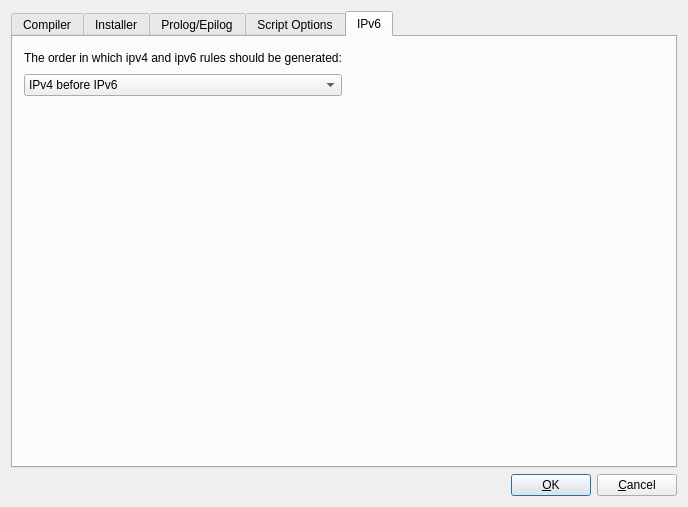
<?xml version="1.0" encoding="UTF-8"?>
<ui version="4.0">
 <class>ipfwAdvancedDialog_q</class>
 <widget class="QDialog" name="ipfwAdvancedDialog_q">
  <property name="geometry">
   <rect>
    <x>0</x>
    <y>0</y>
    <width>688</width>
    <height>507</height>
   </rect>
  </property>
  <property name="windowTitle">
   <string>ipfw: advanced settings</string>
  </property>
  <property name="sizeGripEnabled">
   <bool>false</bool>
  </property>
  <layout class="QGridLayout">
   <property name="margin">
    <number>11</number>
   </property>
   <item row="1" column="0">
    <layout class="QHBoxLayout">
     <item>
      <spacer>
       <property name="orientation">
        <enum>Qt::Horizontal</enum>
       </property>
       <property name="sizeType">
        <enum>QSizePolicy::Expanding</enum>
       </property>
       <property name="sizeHint" stdset="0">
        <size>
         <width>20</width>
         <height>20</height>
        </size>
       </property>
      </spacer>
     </item>
     <item>
      <widget class="QPushButton" name="buttonOk">
       <property name="text">
        <string>&amp;OK</string>
       </property>
       <property name="shortcut">
        <string/>
       </property>
       <property name="autoDefault">
        <bool>true</bool>
       </property>
       <property name="default">
        <bool>true</bool>
       </property>
      </widget>
     </item>
     <item>
      <widget class="QPushButton" name="buttonCancel">
       <property name="text">
        <string>&amp;Cancel</string>
       </property>
       <property name="shortcut">
        <string/>
       </property>
       <property name="autoDefault">
        <bool>true</bool>
       </property>
      </widget>
     </item>
    </layout>
   </item>
   <item row="0" column="0">
    <widget class="QTabWidget" name="tabWidget">
     <property name="currentIndex">
      <number>4</number>
     </property>
     <widget class="QWidget" name="tab">
      <attribute name="title">
       <string>Compiler</string>
      </attribute>
      <layout class="QGridLayout" name="gridLayout_4">
       <item row="0" column="0" colspan="2">
        <widget class="QLabel" name="compilerLabel">
         <property name="text">
          <string>Compiler:</string>
         </property>
         <property name="alignment">
          <set>Qt::AlignRight|Qt::AlignTrailing|Qt::AlignVCenter</set>
         </property>
         <property name="wordWrap">
          <bool>false</bool>
         </property>
        </widget>
       </item>
       <item row="0" column="2" colspan="2">
        <widget class="QLineEdit" name="compiler">
         <property name="maximumSize">
          <size>
           <width>32767</width>
           <height>32767</height>
          </size>
         </property>
        </widget>
       </item>
       <item row="1" column="0" colspan="2">
        <widget class="QLabel" name="compilerArgsLabel">
         <property name="sizePolicy">
          <sizepolicy hsizetype="Expanding" vsizetype="Preferred">
           <horstretch>0</horstretch>
           <verstretch>0</verstretch>
          </sizepolicy>
         </property>
         <property name="text">
          <string>Command line options for the compiler:</string>
         </property>
         <property name="alignment">
          <set>Qt::AlignRight|Qt::AlignTrailing|Qt::AlignVCenter</set>
         </property>
         <property name="wordWrap">
          <bool>false</bool>
         </property>
        </widget>
       </item>
       <item row="1" column="2" colspan="2">
        <widget class="QLineEdit" name="compilerArgs">
         <property name="maximumSize">
          <size>
           <width>32767</width>
           <height>32767</height>
          </size>
         </property>
        </widget>
       </item>
       <item row="2" column="0" colspan="4">
        <widget class="QLabel" name="textLabel1_5">
         <property name="sizePolicy">
          <sizepolicy hsizetype="Expanding" vsizetype="Preferred">
           <horstretch>0</horstretch>
           <verstretch>0</verstretch>
          </sizepolicy>
         </property>
         <property name="text">
          <string>Output file name (if left blank, the file name is constructed of the firewall object name and extension &quot;.fw&quot;)</string>
         </property>
         <property name="alignment">
          <set>Qt::AlignVCenter</set>
         </property>
         <property name="wordWrap">
          <bool>true</bool>
         </property>
        </widget>
       </item>
       <item row="3" column="2" colspan="2">
        <widget class="QLineEdit" name="outputFileName">
         <property name="maximumSize">
          <size>
           <width>32767</width>
           <height>32767</height>
          </size>
         </property>
        </widget>
       </item>
       <item row="4" column="0" colspan="4">
        <widget class="QLabel" name="label_4">
         <property name="text">
          <string>Generated script can be copied to the firewall machine under different name. If this field is left blank, the file name does not change.</string>
         </property>
         <property name="wordWrap">
          <bool>true</bool>
         </property>
        </widget>
       </item>
       <item row="5" column="0" colspan="2">
        <widget class="QLabel" name="label_3">
         <property name="text">
          <string>Script name on the firewall</string>
         </property>
        </widget>
       </item>
       <item row="5" column="2" colspan="2">
        <widget class="QLineEdit" name="fileNameOnFw">
         <property name="maximumSize">
          <size>
           <width>32767</width>
           <height>22</height>
          </size>
         </property>
        </widget>
       </item>
       <item row="6" column="1">
        <spacer>
         <property name="orientation">
          <enum>Qt::Vertical</enum>
         </property>
         <property name="sizeType">
          <enum>QSizePolicy::Fixed</enum>
         </property>
         <property name="sizeHint" stdset="0">
          <size>
           <width>20</width>
           <height>20</height>
          </size>
         </property>
        </spacer>
       </item>
       <item row="7" column="0" rowspan="2">
        <spacer>
         <property name="orientation">
          <enum>Qt::Horizontal</enum>
         </property>
         <property name="sizeType">
          <enum>QSizePolicy::Fixed</enum>
         </property>
         <property name="sizeHint" stdset="0">
          <size>
           <width>40</width>
           <height>30</height>
          </size>
         </property>
        </spacer>
       </item>
       <item row="7" column="1" colspan="3">
        <widget class="QCheckBox" name="ipfw_add_check_state_rule">
         <property name="sizePolicy">
          <sizepolicy hsizetype="Minimum" vsizetype="Fixed">
           <horstretch>0</horstretch>
           <verstretch>0</verstretch>
          </sizepolicy>
         </property>
         <property name="text">
          <string>Add rule to accept packets matching dynamic rules created for
known sessions on top of the policy (action 'check-state')</string>
         </property>
        </widget>
       </item>
       <item row="8" column="1" colspan="3">
        <widget class="QCheckBox" name="ipfw_check_shadowing">
         <property name="sizePolicy">
          <sizepolicy hsizetype="Expanding" vsizetype="Fixed">
           <horstretch>0</horstretch>
           <verstretch>0</verstretch>
          </sizepolicy>
         </property>
         <property name="toolTip">
          <string>Shadowing happens because a rule is a superset of a subsequent rule and any packets potentially matched by the subsequent rule have already been matched by the prior rule.</string>
         </property>
         <property name="text">
          <string>Detect rule shadowing in policy</string>
         </property>
        </widget>
       </item>
       <item row="9" column="1" colspan="3">
        <widget class="QCheckBox" name="ipfw_ignore_empty_groups">
         <property name="sizePolicy">
          <sizepolicy hsizetype="Expanding" vsizetype="Fixed">
           <horstretch>0</horstretch>
           <verstretch>0</verstretch>
          </sizepolicy>
         </property>
         <property name="toolTip">
          <string>If the option is deactivated, compiler treats empty groups as an error and aborts processing the policy. If this option is activated, compiler removes all empty groups from all rule elements. If rule element becomes 'any' after the last empty group has been removed, the whole rule will be ignored. Use this option only if you fully understand how it works!</string>
         </property>
         <property name="text">
          <string>Ignore empty groups in rules</string>
         </property>
        </widget>
       </item>
       <item row="10" column="1" colspan="2">
        <widget class="QCheckBox" name="mgmt_ssh">
         <property name="text">
          <string>Always permit ssh access from
the management workstation
with this address:</string>
         </property>
        </widget>
       </item>
       <item row="10" column="3">
        <widget class="QLineEdit" name="mgmt_addr">
         <property name="sizePolicy">
          <sizepolicy hsizetype="Expanding" vsizetype="Fixed">
           <horstretch>0</horstretch>
           <verstretch>0</verstretch>
          </sizepolicy>
         </property>
         <property name="maximumSize">
          <size>
           <width>32767</width>
           <height>32767</height>
          </size>
         </property>
        </widget>
       </item>
       <item row="11" column="2" colspan="2">
        <spacer>
         <property name="orientation">
          <enum>Qt::Vertical</enum>
         </property>
         <property name="sizeType">
          <enum>QSizePolicy::Expanding</enum>
         </property>
         <property name="sizeHint" stdset="0">
          <size>
           <width>20</width>
           <height>40</height>
          </size>
         </property>
        </spacer>
       </item>
      </layout>
     </widget>
     <widget class="QWidget" name="tab1">
      <attribute name="title">
       <string>Installer</string>
      </attribute>
      <layout class="QGridLayout" name="gridLayout_3">
       <item row="0" column="0">
        <widget class="QGroupBox" name="groupBox2">
         <property name="title">
          <string>Built-in installer</string>
         </property>
         <layout class="QGridLayout" name="gridLayout_104">
          <item row="0" column="0">
           <widget class="QLabel" name="label556">
            <property name="text">
             <string>Directory on the firewall where script should be installed</string>
            </property>
            <property name="alignment">
             <set>Qt::AlignLeading|Qt::AlignLeft|Qt::AlignVCenter</set>
            </property>
            <property name="wordWrap">
             <bool>true</bool>
            </property>
           </widget>
          </item>
          <item row="0" column="1">
           <widget class="QLineEdit" name="ipfw_fw_dir">
            <property name="sizePolicy">
             <sizepolicy hsizetype="Fixed" vsizetype="Fixed">
              <horstretch>0</horstretch>
              <verstretch>0</verstretch>
             </sizepolicy>
            </property>
           </widget>
          </item>
          <item row="1" column="0">
           <widget class="QLabel" name="textLabel1_2">
            <property name="text">
             <string>User name used to authenticate to the firewall (leave this empty if you use putty session):</string>
            </property>
            <property name="alignment">
             <set>Qt::AlignLeading|Qt::AlignLeft|Qt::AlignVCenter</set>
            </property>
            <property name="wordWrap">
             <bool>true</bool>
            </property>
           </widget>
          </item>
          <item row="1" column="1">
           <widget class="QLineEdit" name="ipfw_user">
            <property name="sizePolicy">
             <sizepolicy hsizetype="Fixed" vsizetype="Fixed">
              <horstretch>0</horstretch>
              <verstretch>0</verstretch>
             </sizepolicy>
            </property>
           </widget>
          </item>
          <item row="2" column="0">
           <widget class="QLabel" name="textLabel1_3">
            <property name="text">
             <string>Alternative name or address used to communicate with the firewall (also putty session name on Windows)</string>
            </property>
            <property name="alignment">
             <set>Qt::AlignLeading|Qt::AlignLeft|Qt::AlignTop</set>
            </property>
            <property name="wordWrap">
             <bool>true</bool>
            </property>
           </widget>
          </item>
          <item row="2" column="1">
           <widget class="QLineEdit" name="altAddress">
            <property name="sizePolicy">
             <sizepolicy hsizetype="Fixed" vsizetype="Fixed">
              <horstretch>0</horstretch>
              <verstretch>0</verstretch>
             </sizepolicy>
            </property>
           </widget>
          </item>
          <item row="3" column="0">
           <widget class="QLabel" name="textLabel1_4">
            <property name="text">
             <string>A command that installer should execute on the firewall in order to activate the policy (if this field is blank, installer runs firewall script in the directory specified above; it uses sudo if user name is not 'root')</string>
            </property>
            <property name="alignment">
             <set>Qt::AlignVCenter</set>
            </property>
            <property name="wordWrap">
             <bool>true</bool>
            </property>
           </widget>
          </item>
          <item row="3" column="1">
           <widget class="QLineEdit" name="activationCmd">
            <property name="sizePolicy">
             <sizepolicy hsizetype="Fixed" vsizetype="Fixed">
              <horstretch>0</horstretch>
              <verstretch>0</verstretch>
             </sizepolicy>
            </property>
           </widget>
          </item>
          <item row="4" column="0" colspan="2">
           <layout class="QHBoxLayout">
            <item>
             <widget class="QLabel" name="textLabel1_7">
              <property name="text">
               <string>Additional command line parameters for ssh</string>
              </property>
              <property name="wordWrap">
               <bool>false</bool>
              </property>
             </widget>
            </item>
            <item>
             <widget class="QLineEdit" name="sshArgs">
              <property name="sizePolicy">
               <sizepolicy hsizetype="Expanding" vsizetype="Fixed">
                <horstretch>0</horstretch>
                <verstretch>0</verstretch>
               </sizepolicy>
              </property>
              <property name="minimumSize">
               <size>
                <width>300</width>
                <height>0</height>
               </size>
              </property>
             </widget>
            </item>
           </layout>
          </item>
          <item row="5" column="0" colspan="2">
           <layout class="QHBoxLayout" name="_2">
            <item>
             <widget class="QLabel" name="textLabel1_8">
              <property name="text">
               <string>Additional command line parameters for scp</string>
              </property>
              <property name="wordWrap">
               <bool>false</bool>
              </property>
             </widget>
            </item>
            <item>
             <widget class="QLineEdit" name="scpArgs">
              <property name="sizePolicy">
               <sizepolicy hsizetype="Expanding" vsizetype="Fixed">
                <horstretch>0</horstretch>
                <verstretch>0</verstretch>
               </sizepolicy>
              </property>
              <property name="minimumSize">
               <size>
                <width>300</width>
                <height>0</height>
               </size>
              </property>
             </widget>
            </item>
           </layout>
          </item>
         </layout>
        </widget>
       </item>
       <item row="1" column="0">
        <widget class="QGroupBox" name="groupBox1">
         <property name="title">
          <string>External install script</string>
         </property>
         <layout class="QGridLayout" name="gridLayout_2">
          <item row="0" column="0">
           <layout class="QHBoxLayout" name="horizontalLayout">
            <item>
             <widget class="QLabel" name="textLabel5_2">
              <property name="sizePolicy">
               <sizepolicy hsizetype="Expanding" vsizetype="Preferred">
                <horstretch>0</horstretch>
                <verstretch>0</verstretch>
               </sizepolicy>
              </property>
              <property name="text">
               <string>Policy install script (using built-in installer if this field is blank):</string>
              </property>
              <property name="alignment">
               <set>Qt::AlignLeading|Qt::AlignLeft|Qt::AlignVCenter</set>
              </property>
              <property name="wordWrap">
               <bool>true</bool>
              </property>
             </widget>
            </item>
            <item>
             <widget class="QLineEdit" name="installScript">
              <property name="sizePolicy">
               <sizepolicy hsizetype="Fixed" vsizetype="Fixed">
                <horstretch>0</horstretch>
                <verstretch>0</verstretch>
               </sizepolicy>
              </property>
              <property name="minimumSize">
               <size>
                <width>300</width>
                <height>0</height>
               </size>
              </property>
             </widget>
            </item>
           </layout>
          </item>
          <item row="1" column="0">
           <layout class="QHBoxLayout" name="horizontalLayout_2">
            <item>
             <widget class="QLabel" name="textLabel6_2_2">
              <property name="sizePolicy">
               <sizepolicy hsizetype="Expanding" vsizetype="Preferred">
                <horstretch>0</horstretch>
                <verstretch>0</verstretch>
               </sizepolicy>
              </property>
              <property name="text">
               <string>Command line options for the script:</string>
              </property>
              <property name="alignment">
               <set>Qt::AlignLeading|Qt::AlignLeft|Qt::AlignVCenter</set>
              </property>
              <property name="wordWrap">
               <bool>false</bool>
              </property>
             </widget>
            </item>
            <item>
             <widget class="QLineEdit" name="installScriptArgs">
              <property name="sizePolicy">
               <sizepolicy hsizetype="Fixed" vsizetype="Fixed">
                <horstretch>0</horstretch>
                <verstretch>0</verstretch>
               </sizepolicy>
              </property>
              <property name="minimumSize">
               <size>
                <width>300</width>
                <height>0</height>
               </size>
              </property>
             </widget>
            </item>
           </layout>
          </item>
         </layout>
        </widget>
       </item>
       <item row="2" column="0">
        <spacer>
         <property name="orientation">
          <enum>Qt::Vertical</enum>
         </property>
         <property name="sizeType">
          <enum>QSizePolicy::Expanding</enum>
         </property>
         <property name="sizeHint" stdset="0">
          <size>
           <width>20</width>
           <height>20</height>
          </size>
         </property>
        </spacer>
       </item>
      </layout>
     </widget>
     <widget class="QWidget" name="tab2">
      <attribute name="title">
       <string>Prolog/Epilog</string>
      </attribute>
      <layout class="QGridLayout">
       <property name="margin">
        <number>6</number>
       </property>
       <item row="1" column="0">
        <widget class="QGroupBox" name="frame147">
         <property name="title">
          <string/>
         </property>
         <layout class="QGridLayout">
          <property name="margin">
           <number>6</number>
          </property>
          <item row="2" column="1">
           <widget class="QPushButton" name="edit_epilog_button">
            <property name="text">
             <string>Edit</string>
            </property>
           </widget>
          </item>
          <item row="2" column="0">
           <spacer>
            <property name="orientation">
             <enum>Qt::Horizontal</enum>
            </property>
            <property name="sizeType">
             <enum>QSizePolicy::Expanding</enum>
            </property>
            <property name="sizeHint" stdset="0">
             <size>
              <width>40</width>
              <height>20</height>
             </size>
            </property>
           </spacer>
          </item>
          <item row="1" column="0" colspan="2">
           <widget class="QTextEdit" name="epilog_script"/>
          </item>
          <item row="0" column="0" colspan="2">
           <widget class="QLabel" name="textLabel2_2_2">
            <property name="text">
             <string>The following commands will be added verbatim after generated configuration</string>
            </property>
            <property name="alignment">
             <set>Qt::AlignVCenter</set>
            </property>
            <property name="wordWrap">
             <bool>true</bool>
            </property>
           </widget>
          </item>
         </layout>
        </widget>
       </item>
       <item row="0" column="0">
        <widget class="QGroupBox" name="frame146">
         <property name="title">
          <string/>
         </property>
         <layout class="QGridLayout">
          <property name="margin">
           <number>6</number>
          </property>
          <item row="2" column="0">
           <spacer>
            <property name="orientation">
             <enum>Qt::Horizontal</enum>
            </property>
            <property name="sizeType">
             <enum>QSizePolicy::Expanding</enum>
            </property>
            <property name="sizeHint" stdset="0">
             <size>
              <width>40</width>
              <height>20</height>
             </size>
            </property>
           </spacer>
          </item>
          <item row="2" column="1">
           <widget class="QPushButton" name="edit_prolog_button">
            <property name="text">
             <string>Edit</string>
            </property>
           </widget>
          </item>
          <item row="0" column="0">
           <widget class="QLabel" name="textLabel2_2">
            <property name="text">
             <string>The following commands will be added verbatim on top of generated configuration</string>
            </property>
            <property name="alignment">
             <set>Qt::AlignVCenter</set>
            </property>
            <property name="wordWrap">
             <bool>true</bool>
            </property>
           </widget>
          </item>
          <item row="1" column="0" colspan="2">
           <widget class="QTextEdit" name="prolog_script"/>
          </item>
         </layout>
        </widget>
       </item>
      </layout>
     </widget>
     <widget class="QWidget" name="tab3">
      <attribute name="title">
       <string>Script Options</string>
      </attribute>
      <layout class="QGridLayout">
       <property name="margin">
        <number>6</number>
       </property>
       <item row="2" column="0" rowspan="3">
        <spacer>
         <property name="orientation">
          <enum>Qt::Horizontal</enum>
         </property>
         <property name="sizeType">
          <enum>QSizePolicy::Fixed</enum>
         </property>
         <property name="sizeHint" stdset="0">
          <size>
           <width>40</width>
           <height>70</height>
          </size>
         </property>
        </spacer>
       </item>
       <item row="4" column="1" colspan="2">
        <widget class="QCheckBox" name="ipfw_manage_virtual_addr">
         <property name="text">
          <string>Add virtual addresses for NAT</string>
         </property>
        </widget>
       </item>
       <item row="3" column="1" colspan="2">
        <widget class="QCheckBox" name="ipfw_configure_interfaces">
         <property name="text">
          <string>Configure Interfaces of the firewall machine</string>
         </property>
        </widget>
       </item>
       <item row="2" column="1" colspan="2">
        <widget class="QCheckBox" name="ipfw_debug">
         <property name="text">
          <string>Turn debugging on in generated script</string>
         </property>
        </widget>
       </item>
       <item row="1" column="0" colspan="3">
        <widget class="QLabel" name="textLabel8">
         <property name="text">
          <string>These options enable auxiliary sections in the generated shell script.</string>
         </property>
         <property name="alignment">
          <set>Qt::AlignVCenter</set>
         </property>
         <property name="wordWrap">
          <bool>true</bool>
         </property>
        </widget>
       </item>
       <item row="6" column="1">
        <spacer>
         <property name="orientation">
          <enum>Qt::Vertical</enum>
         </property>
         <property name="sizeType">
          <enum>QSizePolicy::Expanding</enum>
         </property>
         <property name="sizeHint" stdset="0">
          <size>
           <width>20</width>
           <height>230</height>
          </size>
         </property>
        </spacer>
       </item>
       <item row="0" column="2">
        <spacer>
         <property name="orientation">
          <enum>Qt::Vertical</enum>
         </property>
         <property name="sizeType">
          <enum>QSizePolicy::Fixed</enum>
         </property>
         <property name="sizeHint" stdset="0">
          <size>
           <width>20</width>
           <height>20</height>
          </size>
         </property>
        </spacer>
       </item>
      </layout>
     </widget>
     <widget class="QWidget" name="tab_2">
      <attribute name="title">
       <string>IPv6</string>
      </attribute>
      <layout class="QGridLayout">
       <item row="1" column="0">
        <widget class="QLabel" name="label_2">
         <property name="text">
          <string>The order in which ipv4 and ipv6 rules should be generated:</string>
         </property>
        </widget>
       </item>
       <item row="1" column="1">
        <spacer>
         <property name="orientation">
          <enum>Qt::Horizontal</enum>
         </property>
         <property name="sizeHint" stdset="0">
          <size>
           <width>40</width>
           <height>20</height>
          </size>
         </property>
        </spacer>
       </item>
       <item row="2" column="0">
        <widget class="QComboBox" name="ipv4before_2">
         <item>
          <property name="text">
           <string>IPv4 before IPv6</string>
          </property>
         </item>
         <item>
          <property name="text">
           <string>IPv6 before IPv4</string>
          </property>
         </item>
        </widget>
       </item>
       <item row="3" column="0">
        <spacer>
         <property name="orientation">
          <enum>Qt::Vertical</enum>
         </property>
         <property name="sizeHint" stdset="0">
          <size>
           <width>20</width>
           <height>40</height>
          </size>
         </property>
        </spacer>
       </item>
      </layout>
     </widget>
    </widget>
   </item>
  </layout>
 </widget>
 <layoutdefault spacing="6" margin="11"/>
 <tabstops>
  <tabstop>tabWidget</tabstop>
  <tabstop>compiler</tabstop>
  <tabstop>compilerArgs</tabstop>
  <tabstop>outputFileName</tabstop>
  <tabstop>ipfw_add_check_state_rule</tabstop>
  <tabstop>ipfw_check_shadowing</tabstop>
  <tabstop>ipfw_ignore_empty_groups</tabstop>
  <tabstop>mgmt_ssh</tabstop>
  <tabstop>mgmt_addr</tabstop>
  <tabstop>buttonOk</tabstop>
  <tabstop>buttonCancel</tabstop>
  <tabstop>ipfw_fw_dir</tabstop>
  <tabstop>ipfw_user</tabstop>
  <tabstop>altAddress</tabstop>
  <tabstop>activationCmd</tabstop>
  <tabstop>sshArgs</tabstop>
  <tabstop>installScript</tabstop>
  <tabstop>installScriptArgs</tabstop>
  <tabstop>prolog_script</tabstop>
  <tabstop>edit_prolog_button</tabstop>
  <tabstop>epilog_script</tabstop>
  <tabstop>edit_epilog_button</tabstop>
  <tabstop>ipfw_debug</tabstop>
  <tabstop>ipfw_configure_interfaces</tabstop>
  <tabstop>ipfw_manage_virtual_addr</tabstop>
  <tabstop>ipv4before_2</tabstop>
 </tabstops>
 <resources/>
 <connections>
  <connection>
   <sender>buttonOk</sender>
   <signal>clicked()</signal>
   <receiver>ipfwAdvancedDialog_q</receiver>
   <slot>accept()</slot>
   <hints>
    <hint type="sourcelabel">
     <x>20</x>
     <y>20</y>
    </hint>
    <hint type="destinationlabel">
     <x>20</x>
     <y>20</y>
    </hint>
   </hints>
  </connection>
  <connection>
   <sender>buttonCancel</sender>
   <signal>clicked()</signal>
   <receiver>ipfwAdvancedDialog_q</receiver>
   <slot>reject()</slot>
   <hints>
    <hint type="sourcelabel">
     <x>20</x>
     <y>20</y>
    </hint>
    <hint type="destinationlabel">
     <x>20</x>
     <y>20</y>
    </hint>
   </hints>
  </connection>
  <connection>
   <sender>edit_epilog_button</sender>
   <signal>clicked()</signal>
   <receiver>ipfwAdvancedDialog_q</receiver>
   <slot>editEpilog()</slot>
   <hints>
    <hint type="sourcelabel">
     <x>20</x>
     <y>20</y>
    </hint>
    <hint type="destinationlabel">
     <x>20</x>
     <y>20</y>
    </hint>
   </hints>
  </connection>
  <connection>
   <sender>edit_prolog_button</sender>
   <signal>clicked()</signal>
   <receiver>ipfwAdvancedDialog_q</receiver>
   <slot>editProlog()</slot>
   <hints>
    <hint type="sourcelabel">
     <x>20</x>
     <y>20</y>
    </hint>
    <hint type="destinationlabel">
     <x>20</x>
     <y>20</y>
    </hint>
   </hints>
  </connection>
 </connections>
</ui>
